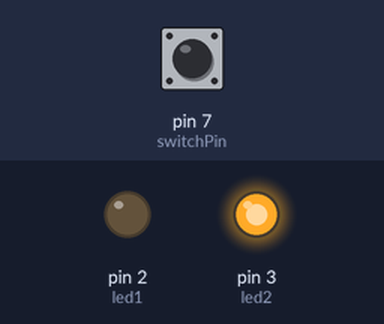
Recording of a sketch running on a simulated Arduino Uno, built with avr-gcc and run on an emulated ATmega328P. On the bench: output pins drawn as LEDs (lit = HIGH). The test bench sets the inputs (shaded band); at power-on: pin 7 (switchPin) HIGH.

Above: at 2.8 s.
2.9 s: pin 7 (switchPin) pulled LOW for 1.2 s
At 3.5 s:
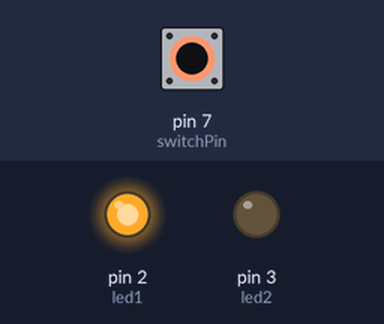
5.6 s: pin 7 (switchPin) pulled LOW for 3.2 s
At 9.1 s:
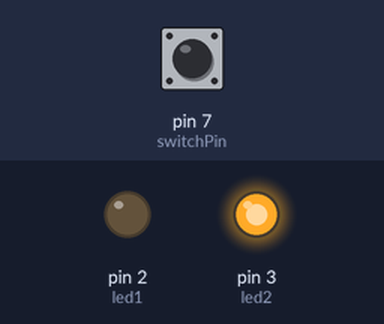
Timing chart, 0 to 10.6 s (numbered marks = the images above; inputs shaded):
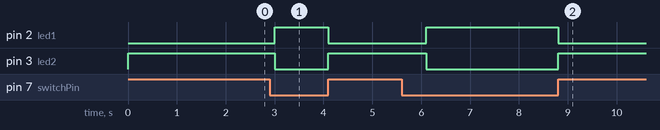

Measured:
- after the input at 2.9 s, pin 2 (led1): LOW → HIGH after 0.10 s, → LOW 1.1 s later; pin 3 (led2): HIGH → LOW after 0.10 s, → HIGH 1.1 s later
- after the input at 5.6 s, pin 2 (led1): LOW → HIGH after 0.50 s, → LOW 2.7 s later; pin 3 (led2): HIGH → LOW after 0.50 s, → HIGH 2.7 s later

The sketch:

maxi.ino
```cpp
int led1 = 2;
int led2 = 3;
int switchPin = 7;


void setup() {
  // put your setup code here, to run once:
  pinMode(led1, OUTPUT);
  pinMode(led2, OUTPUT);
  pinMode(switchPin, INPUT);

}

void loop() {
  // put your main code here, to run repeatedly:
  int switchState;
  switchState = digitalRead(switchPin);
  if(switchState==LOW){
    digitalWrite(led1,HIGH);
    digitalWrite(led2, LOW);
    delay(100);
  }else{
    digitalWrite(led2,HIGH);
    digitalWrite(led1, LOW);
    delay(1000);
  }

}
```
